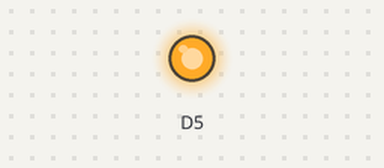
Bench run of a sketch on a simulated ESP8266 (NodeMCU). On the bench: output pins drawn as LEDs (lit = HIGH).

Above: at 0.05 s.
At 6.0 s:
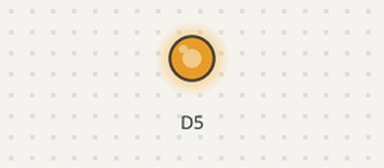
Timing chart, 0 to 7.8 s (numbered marks = the images above):
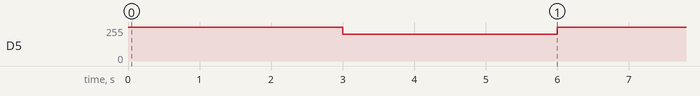

Measured:
- by itself, D5: alternates 255/255 for 3.0 s and 200/255 for 3.0 s

The sketch:

05_test.ino.ino
```cpp
//#define BTN D0
//
//// VARIABLES ------------------------------------------------------------------------------------------
//char* nusp = "8006946";
//int stat = 0;
//char* L1 = "";
//char* L2 = "";
//char* L3 = "";
//int help = 0;
//
//void setup() {
//  Serial.begin(115200);
//  delay(50);
//
//  pinMode(BTN, INPUT_PULLUP);
//  attachInterrupt(digitalPinToInterrupt(BTN), handleInterrupt, CHANGE);
//}
//
//void loop() {
//  Serial.println(digitalRead(BTN));
//  delay(500);
//}
//
//void handleInterrupt() {
//  long t = micros();
//  delay(50);
//  while(digitalRead(BTN) == 1){
//    if(micros() - t > 3000) {
//      stat = 1;
//      help = 1;
//      Serial.print("[STATUS] "); Serial.println(stat);
//      return;
//    }
//  }
//  while(digitalRead(BTN) == 0) {
//    if(micros() - t > 5000) {
//      stat = 0;
//      help = 0;
//      Serial.print("[STATUS] "); Serial.println(stat);
//      return;
//    }
//  }
//  delay(50);
//  while(digitalRead(BTN) == 1) {
//    stat = 2;
//    help = 1;
//  }
//  delay(50);
//  while(digitalRead(BTN) == 0) {
//    if(micros() - t > 1000) {
//      return;
//    }
//  }
//  delay(50);
//  stat = 3;
//  help = 1;
//  Serial.print("[STATUS] "); Serial.println(stat);
//  return;
//}


// VARIABLES ------------------------------------------------------------------------------------------
char* nusp = "8006946";
int stat = 0;
char* L1 = "";
char* L2 = "";
char* L3 = "";
int help = 0;


const int BTN = 0; //GPIO 0 (Flash Button)
//const int LED=2; //On board blue LED

void setup() {
  Serial.begin(115200);
  pinMode(D5 ,OUTPUT);
  pinMode(BTN, INPUT_PULLUP);
}

void loop() {
  analogWrite(D5, 900); // FRACO
  delay(3000);
  analogWrite(D5, 200); // FORTE
  delay(3000);
}

//void btn() {
//    long t = micros();
//    delay(50);
//    if(!digitalRead(BTN)) {  // PRIMEIRO APERTO
//      while(!digitalRead(BTN)) {
//        yield();
//        if(micros() - t > 3000000) { // SEGUROU
//          stat = 1;
//          help = 1;
//          Serial.print("[STATUS FLARE] "); Serial.println(stat);
//          delay(100);
//          return;
//        }
//      }
//      delay(50);
//      t = micros();
//      while(digitalRead(BTN)) {
//        yield();
//        if(micros() - t > 5000000) { // FALSO APERTO
//          stat = 0;
//          help = 0;
//          Serial.print("[STATUS RESET] "); Serial.println(stat);
//          return;
//        }
//      }
//      delay(50);
//      while(digitalRead(BTN)) { // SEGUNDO APERTO
//        yield();
//      }
//      delay(100);
//      stat = 2;
//      help = 1;
//      t = micros();
//      while(micros() - t < 1000000) {
//        if(!digitalRead(BTN)) {
//          stat = 3;
//          help = 1;
//          Serial.print("[STATUS SOCORRO] "); Serial.println(stat);
//          return;
//        }
//      }
//      Serial.print("[STATUS PERIGO] "); Serial.println(stat);
//      return;
//    }
//}
```
